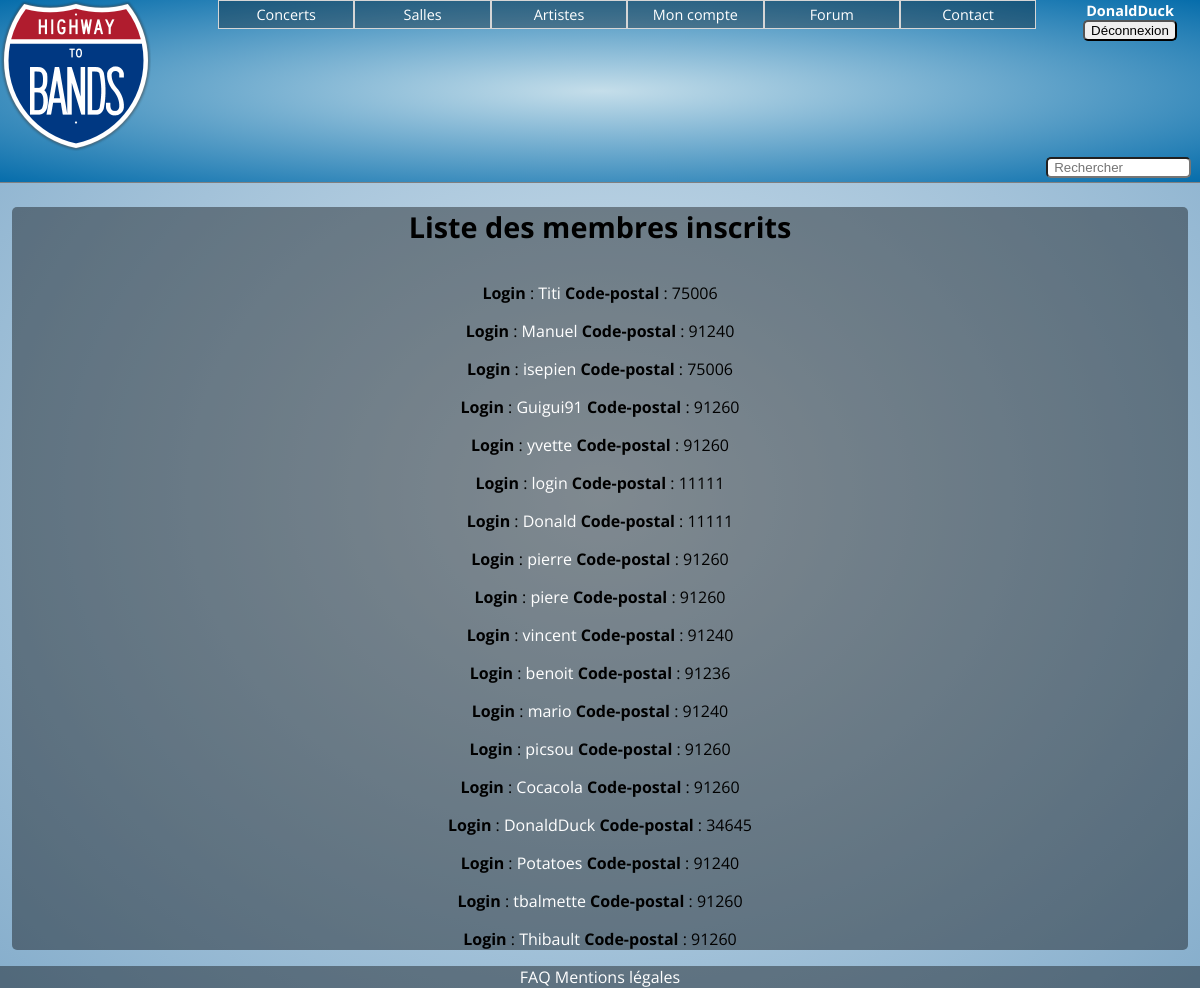
/HTB/index.php?page=liste_membre (signed in), run on an earlier commit of the app's database.
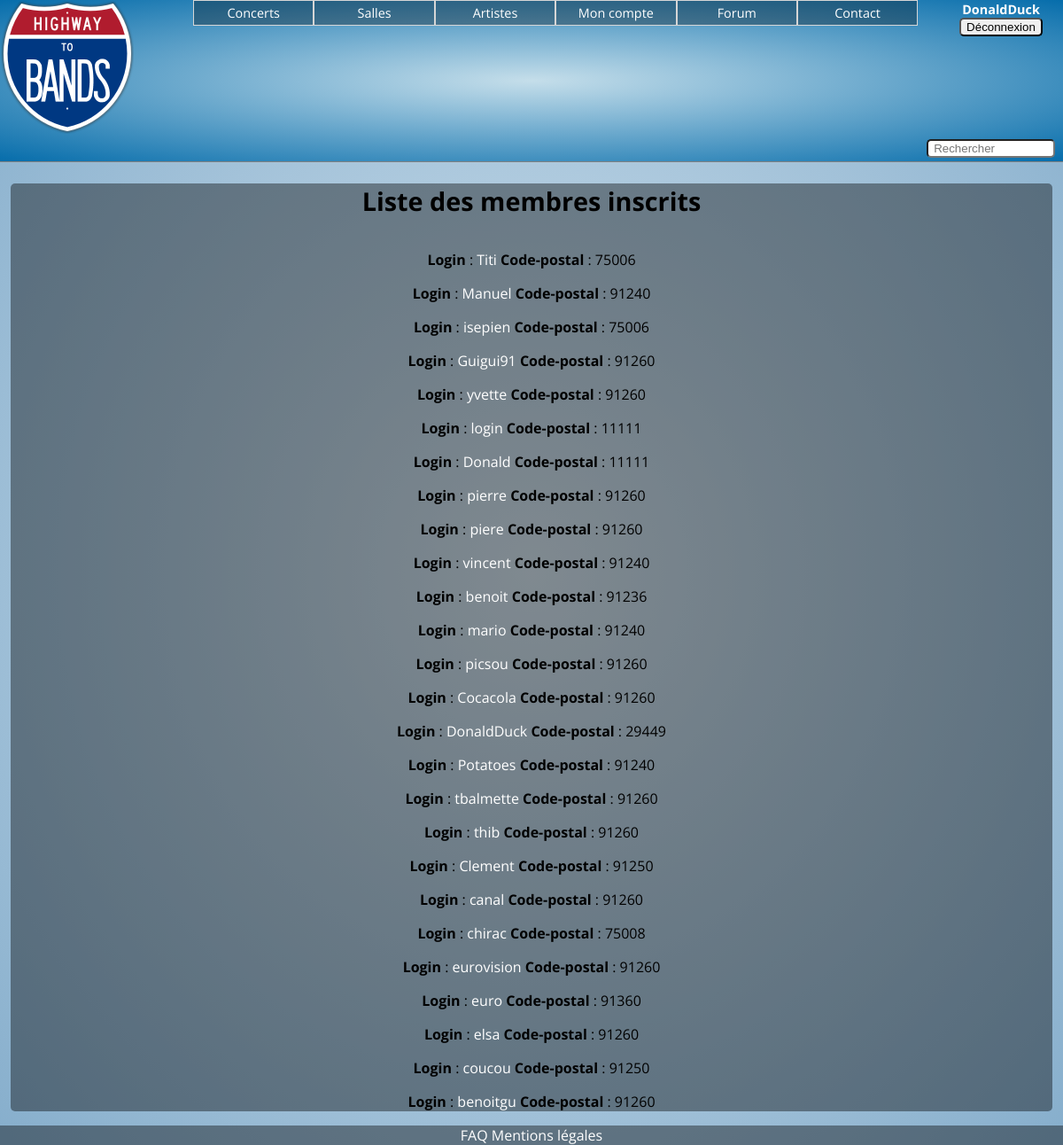
And on a later commit of the database.
### tables this page shows
CREATE TABLE IF NOT EXISTS `membre` (
  `id` int(11) NOT NULL AUTO_INCREMENT,
  `login` varchar(20) DEFAULT NULL,
  `password` varchar(255) DEFAULT NULL,
  `zipcode` varchar(5) DEFAULT NULL,
  `mail` varchar(45) DEFAULT NULL,
  `photo` varchar(255) DEFAULT NULL,
  `name` varchar(255) DEFAULT NULL,
  PRIMARY KEY (`id`),
  UNIQUE KEY `login_UNIQUE` (`login`)
);

### HTB/controleurs/liste_membre.php (called while the page is built)
<?php
require('modeles/membre.php');
$membres=liste_membre();
include('vues/liste_membre.php');
?>

### HTB/modeles/membre.php (called while the page is built, shortened)
<?php
function liste_membre(){
	global $bdd;
$res = "SELECT * from membre";
$req = $bdd-> query($res) or die(print_r($bdd->errorInfo()));
 	 	return $req;
}
?>

### HTB/vues/liste_membre.php (the view, shortened to what this page needs)
<!DOCTYPE html>
<html>
<head>
	<link rel="stylesheet" href="css/style.css" />
</head>
<body>
	<?php include 'vues/header.php' ?>
<div id="contenu">
		<div id="banniere"><h1>Liste des membres inscrits</h1>
		</div>
	<div class="liste">
<?php
while ($donnees = $membres->fetch())
{
?>
    <p>
    <strong>Login</strong> : <a href="index.php?page=compte&id=<?php echo $donnees['id']; ?>"><?php echo $donnees['login']; ?></a>
    <strong>Code-postal</strong> : <?php echo $donnees['zipcode']; ?><br />
   </p>
<?php
}
?>
			</div>
		</div>
<?php include 'controleurs/footer.php' ?>
</body>
</html>

What changed in the data, as far as the page shows it:
changed membre "DonaldDuck": zipcode "34645" → "29449"
changed membre: login "Thibault" → "thib"
added membre: login "Clement", zipcode "91250"
added membre: login "canal", zipcode "91260"
added membre: login "chirac", zipcode "75008"
added membre: login "eurovision", zipcode "91260"
added membre: login "euro", zipcode "91360"
added membre: login "elsa", zipcode "91260"
added membre: login "coucou", zipcode "91250"
added membre: login "benoitgu", zipcode "91260"
